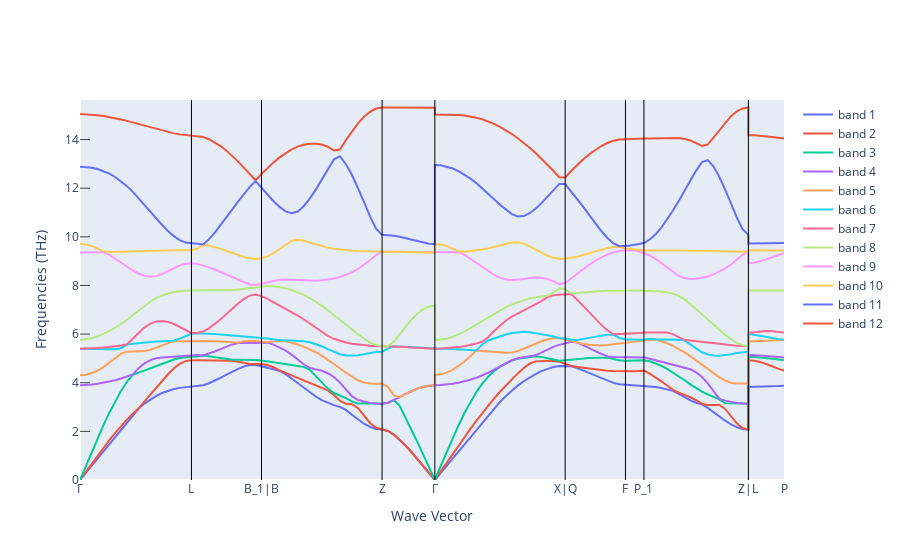

Here is the notebook cell this chart was saved with:
### Markdown cell above
Ce premier plot ne s'affiche pas sur github mais m'a permis de connaitre le numéro des bandes

### Code cell
fig_ph_bs = get_plot_bs(ph_bs)
fig_ph_bs.update_yaxes(rangemode="tozero")
fig_ph_bs.show()

### Figure 1 — Plotly figure (JSON) as saved in the notebook; plotly's stock layout.template omitted (floating-point values rounded to 4 significant figures; data arrays with more than 128 entries replaced by an {"elided": "..."} marker saying what was removed)
{"data": [{"mode": "lines", "name": "band 1", "type": "scatter", "x": {"elided": "129 float values"}, "y": {"elided": "129 float values"}}, {"mode": "lines", "name": "band 2", "type": "scatter", "x": {"elided": "129 float values"}, "y": {"elided": "129 float values"}}, {"mode": "lines", "name": "band 3", "type": "scatter", "x": {"elided": "129 float values"}, "y": {"elided": "129 float values"}}, {"mode": "lines", "name": "band 4", "type": "scatter", "x": {"elided": "129 float values"}, "y": {"elided": "129 float values"}}, {"mode": "lines", "name": "band 5", "type": "scatter", "x": {"elided": "129 float values"}, "y": {"elided": "129 float values"}}, {"mode": "lines", "name": "band 6", "type": "scatter", "x": {"elided": "129 float values"}, "y": {"elided": "129 float values"}}, {"mode": "lines", "name": "band 7", "type": "scatter", "x": {"elided": "129 float values"}, "y": {"elided": "129 float values"}}, {"mode": "lines", "name": "band 8", "type": "scatter", "x": {"elided": "129 float values"}, "y": {"elided": "129 float values"}}, {"mode": "lines", "name": "band 9", "type": "scatter", "x": {"elided": "129 float values"}, "y": {"elided": "129 float values"}}, {"mode": "lines", "name": "band 10", "type": "scatter", "x": {"elided": "129 float values"}, "y": {"elided": "129 float values"}}, {"mode": "lines", "name": "band 11", "type": "scatter", "x": {"elided": "129 float values"}, "y": {"elided": "129 float values"}}, {"mode": "lines", "name": "band 12", "type": "scatter", "x": {"elided": "129 float values"}, "y": {"elided": "129 float values"}}], "layout": {"shapes": [{"line": {"color": "black", "width": 1}, "type": "line", "x0": 1.017, "x1": 1.017, "xref": "x", "y0": 0, "y1": 1, "yref": "y domain"}, {"line": {"color": "black", "width": 1}, "type": "line", "x0": 1.656, "x1": 1.656, "xref": "x", "y0": 0, "y1": 1, "yref": "y domain"}, {"line": {"color": "black", "width": 1}, "type": "line", "x0": 2.756, "x1": 2.756, "xref": "x", "y0": 0, "y1": 1, "yref": "y domain"}, {"line": {"color": "black", "width": 1}, "type": "line", "x0": 3.238, "x1": 3.238, "xref": "x", "y0": 0, "y1": 1, "yref": "y domain"}, {"line": {"color": "black", "width": 1}, "type": "line", "x0": 4.427, "x1": 4.427, "xref": "x", "y0": 0, "y1": 1, "yref": "y domain"}, {"line": {"color": "black", "width": 1}, "type": "line", "x0": 4.977, "x1": 4.977, "xref": "x", "y0": 0, "y1": 1, "yref": "y domain"}, {"line": {"color": "black", "width": 1}, "type": "line", "x0": 5.146, "x1": 5.146, "xref": "x", "y0": 0, "y1": 1, "yref": "y domain"}, {"line": {"color": "black", "width": 1}, "type": "line", "x0": 6.099, "x1": 6.099, "xref": "x", "y0": 0, "y1": 1, "yref": "y domain"}], "xaxis": {"mirror": true, "showgrid": false, "ticklen": 0, "ticks": "inside", "ticktext": ["Γ", "L", "B_1|B", "Z", "Γ", "X|Q", "F", "P_1", "Z|L", "P"], "tickvals": [0, 1.017, 1.656, 2.756, 3.238, 4.427, 4.977, 5.146, 6.099, 6.424], "title": {"text": "Wave Vector"}}, "yaxis": {"mirror": true, "range": [0, 15.63], "rangemode": "tozero", "showgrid": false, "ticklen": 10, "ticks": "inside", "title": {"text": "Frequencies (THz)"}}}}
